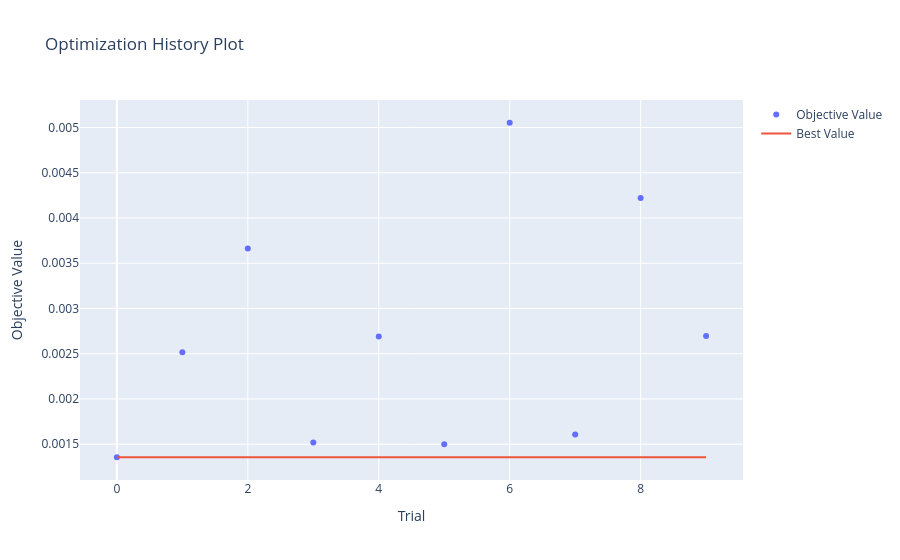

The code cell stored with this chart in its notebook:
### Code cell
import optuna.visualization as vis

vis.plot_optimization_history(study)

### Figure 1 — Plotly figure (JSON) as saved in the notebook; plotly's stock layout.template omitted (floating-point values rounded to 4 significant figures)
{"data": [{"mode": "markers", "name": "Objective Value", "type": "scatter", "x": [0, 1, 2, 3, 4, 5, 6, 7, 8, 9], "y": [0.001356, 0.002515, 0.003664, 0.001518, 0.00269, 0.001501, 0.005053, 0.001607, 0.00422, 0.002695]}, {"mode": "lines", "name": "Best Value", "type": "scatter", "x": [0, 1, 2, 3, 4, 5, 6, 7, 8, 9], "y": [0.001356, 0.001356, 0.001356, 0.001356, 0.001356, 0.001356, 0.001356, 0.001356, 0.001356, 0.001356]}, {"marker": {"color": "#cccccc"}, "mode": "markers", "name": "Infeasible Trial", "showlegend": false, "type": "scatter", "x": [], "y": []}], "layout": {"title": {"text": "Optimization History Plot"}, "xaxis": {"title": {"text": "Trial"}}, "yaxis": {"title": {"text": "Objective Value"}}}}
